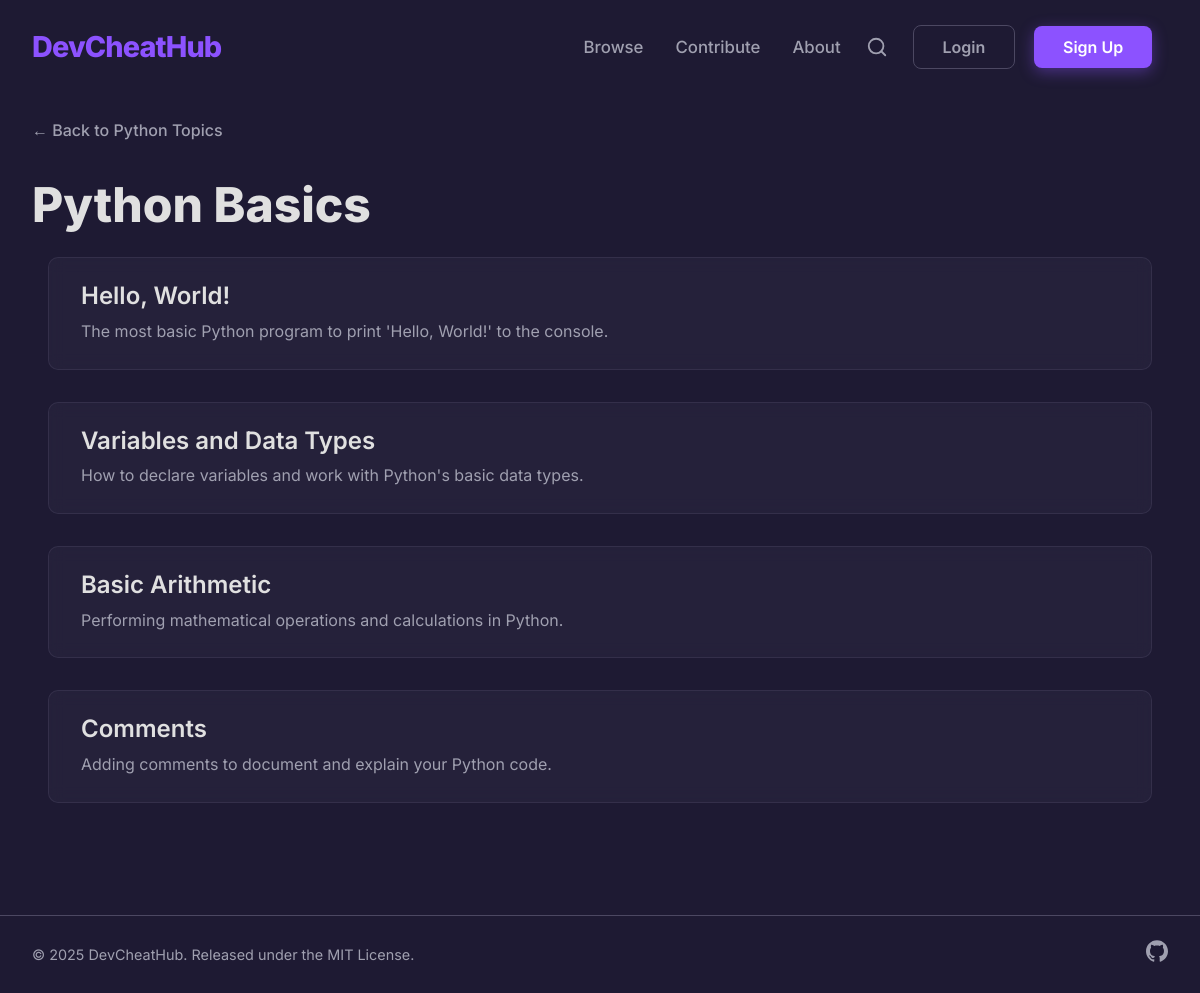
Page /category/python-basics/ on the earlier database version.
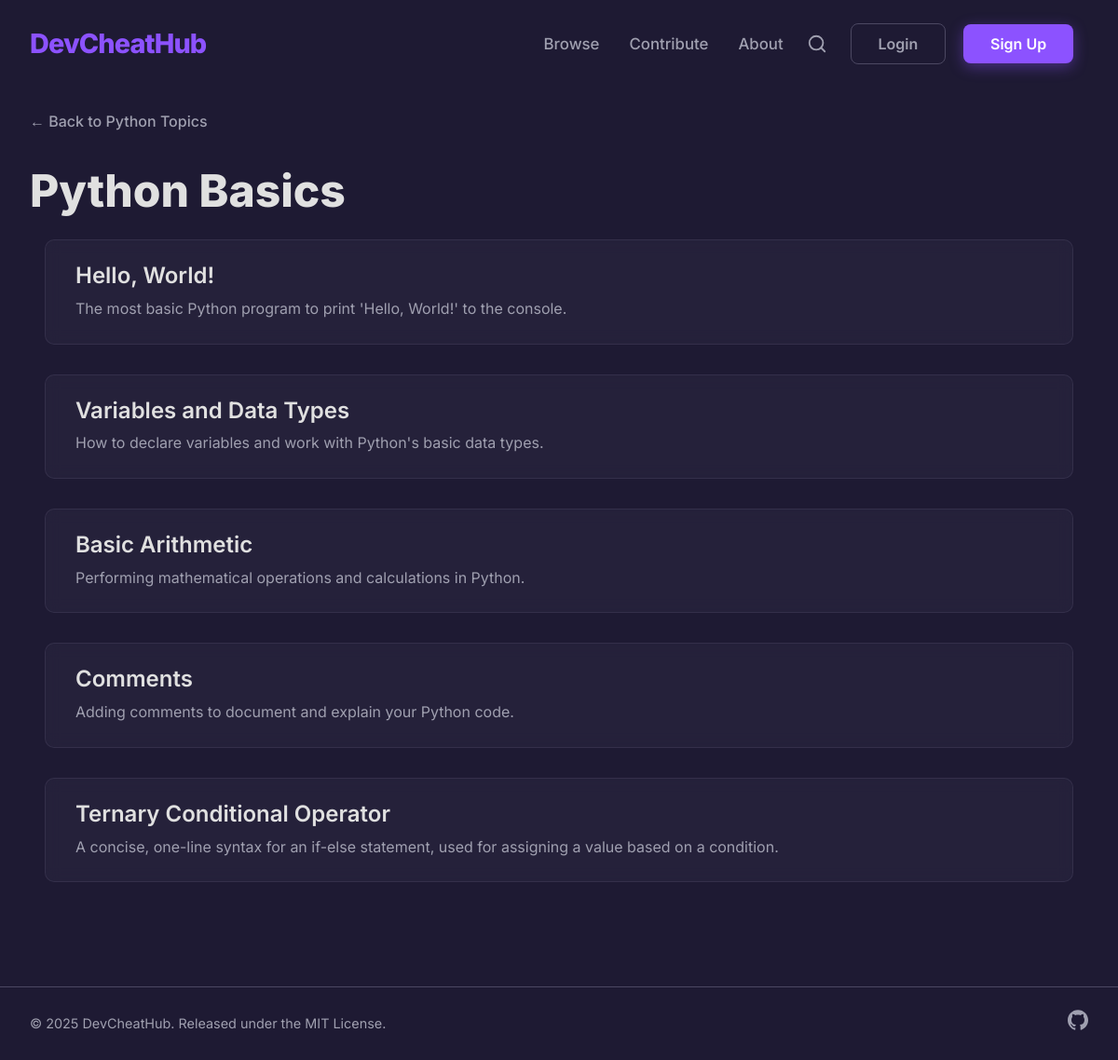
Same page on the later database version.
### core/models.py (models this page shows, shortened)
class CheatSheet(models.Model):
    STATUS_CHOICES = [
        ('PENDING', 'Pending Review'),
        ('APPROVED', 'Approved'),
        ('REJECTED', 'Rejected'),
    ]
    author = models.ForeignKey(User, on_delete=models.CASCADE)
    category = models.ForeignKey(Category, related_name="cheatsheets", on_delete=models.CASCADE)
    title = models.CharField(max_length=200)
    description = models.TextField(help_text="A brief description of the cheatsheet.")
    status = models.CharField(max_length=10, choices=STATUS_CHOICES, default='PENDING')
    slug = models.SlugField(max_length=200, unique=True, blank=True)
    created_at = models.DateTimeField(auto_now_add=True)
    updated_at = models.DateTimeField(auto_now=True)
    content = models.JSONField(default=dict)

### core/views.py (the view)
# urls.py: path('category/<slug:category_slug>/', views.category_detail, name='category_detail'),
def category_detail(request, category_slug):
    category = get_object_or_404(Category, slug=category_slug)
    if category.subcategories.exists():
        context = {
            'category': category,
            'subcategories': category.subcategories.all()
        }
        return render(request, 'core/subcategory_list.html', context)
    else:
        cheatsheet_list = CheatSheet.objects.filter(category=category, status='APPROVED')
        paginator = Paginator(cheatsheet_list, 10) # Show 10 cheatsheets per page
        page_number = request.GET.get('page')
        page_obj = paginator.get_page(page_number)
        context = {
            'category': category,
            'page_obj': page_obj, # Pass the Page object to the template
        }
        return render(request, 'core/cheatsheet_list.html', context)

### templates/core/cheatsheet_list.html (shortened to what this page needs)
{% extends "base.html" %}
{% load static %}
{% block content %}
<div class="container">
    {% if category.parent %}
        <a href="{% url 'category_detail' category.parent.slug %}" class="breadcrumb">&larr; Back to {{ category.parent.name }} Topics</a>
    {% else %}
        <a href="{% url 'category_list' %}" class="breadcrumb">&larr; Back to All Categories</a>
    {% endif %}
    <h1 class="page-title">{{ category.name }}</h1>
    <div class="list-container">
        {% for sheet in page_obj  %}
        <a href="{% url 'cheatsheet_detail' sheet.slug %}" class="list-item-link">
            <div class="list-item">
                <h2 class="list-item-title">{{ sheet.title }}</h2>
                <p class="list-item-description">{{ sheet.description }}</p>
            </div>
        </a>
        {% empty %}
        <p>There are no cheatsheets in this category yet.</p>
        {% endfor %}
    </div>
</div>
{% endblock %}

Differences in the rows shown:
added CheatSheet: title "Ternary Conditional Operator", description "A concise, one-line syntax for an if-else statement, used for assigning a value based on a condition."
